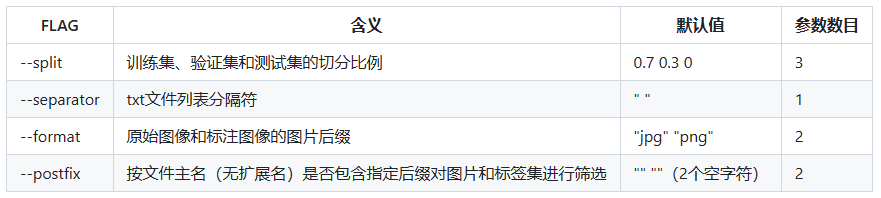
#> input picture water_seg/md_doc/img/img1.png, 881 x 198 px, found by its file name; its folder holds only this picture in this run
$ python cut_img.py
#> lines starting #> are read from the running program, lines starting #| are printed output that depends on the picture
import os
from PIL import Image
from tqdm import tqdm

def save_rgb_subimage(image, x_offset, y_offset, width, height, output_path):
    # 裁剪子图像
    sub_image = image.crop((x_offset, y_offset, x_offset + width, y_offset + height))
    # 将子图像转换为CMYK模式以便提取通道
    sub_image_cmyk = sub_image.convert('CMYK')
    # 提取R、G、B通道
    _, R, G, B = sub_image_cmyk.split()
    # 合并R、G、B通道为RGB图像
    sub_image_rgb = Image.merge('RGB', (R, G, B))
    # 保存RGB子图像为PNG格式
    sub_image_rgb.save(output_path, 'PNG')

def main(input_path, output_dir, window_size=1024, overlap=256):
#> called with input_path = 'data/img/img1.png', output_dir = 'caijian/img', window_size = 1024, overlap = 256
    print('Input path:', input_path)

    img_name = input_path.split("\\")[-1].split(".")[0]
    # 读取输入图像
    image = Image.open(input_path)
#> image is the input picture: PIL image 881x198 RGB; mean R, G, B 240.9, 241.8, 242.9
    img_width, img_height = image.size
#> img_width = 881; img_height = 198

    if not os.path.exists(output_dir):
        os.makedirs(output_dir)

    x_step = window_size - overlap
    y_step = window_size - overlap

    # 计算总的子图像数量，用于进度条
    total_tiles = 90

    count = 0
    with tqdm(total=total_tiles, desc="Processing") as pbar:
        for y in range(0, img_height, y_step):
            if y + window_size > img_height:
                y = img_height - window_size  # 调整y以对齐底部边缘
            for x in range(0, img_width, x_step):
                if x + window_size > img_width:
                    x = img_width - window_size  # 调整x以对齐右侧边缘

                output_path = os.path.join(output_dir, f"{img_name}_tile_{count}.jpg")
                save_rgb_subimage(image, x, y, window_size, window_size, output_path)
                count += 1
                pbar.update(1)
#> this loop made 1 pass
#> pass 1, in save_rgb_subimage, `sub_image = image.crop((x_offset, y_offset, x_offset + width, y_offset..`:
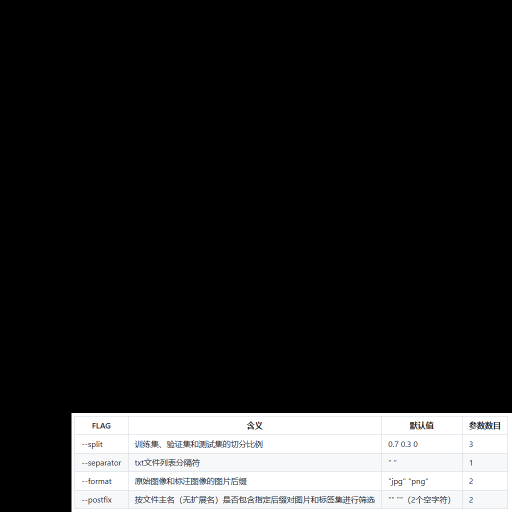
#> sub_image: PIL image 1024x1024 RGB (shown at 1/2 size); mean R, G, B 40.1, 40.2, 40.4
#> pass 1, in save_rgb_subimage, `_, R, G, B = sub_image_cmyk.split()`:
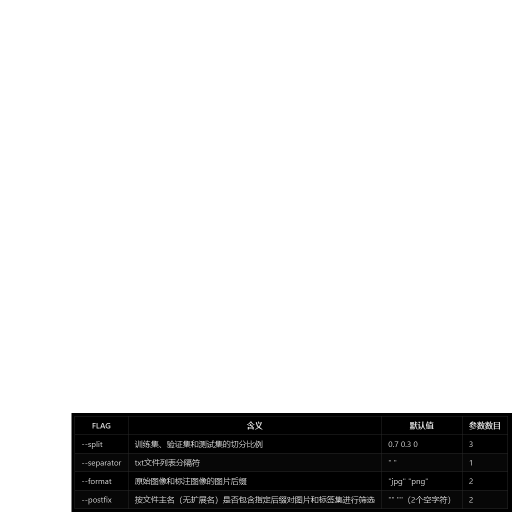
#> R: PIL image 1024x1024 L (shown at 1/2 size); min 0, max 255, mean 214.8
#> after the loop, count = 2; x = -143

if __name__ == "__main__":
    input_path = "data/img"
    output_dir = 'caijian/img'
    input_list=os.listdir(input_path)

    for index,i in enumerate(input_list):
        print(f"正在处理：{index+1}/{len(input_list)}")
        input_path = os.path.join(input_path, i)
        main(input_path, output_dir, window_size=1024, overlap=256)

$ run again, on water_seg/md_doc/img/img2.png
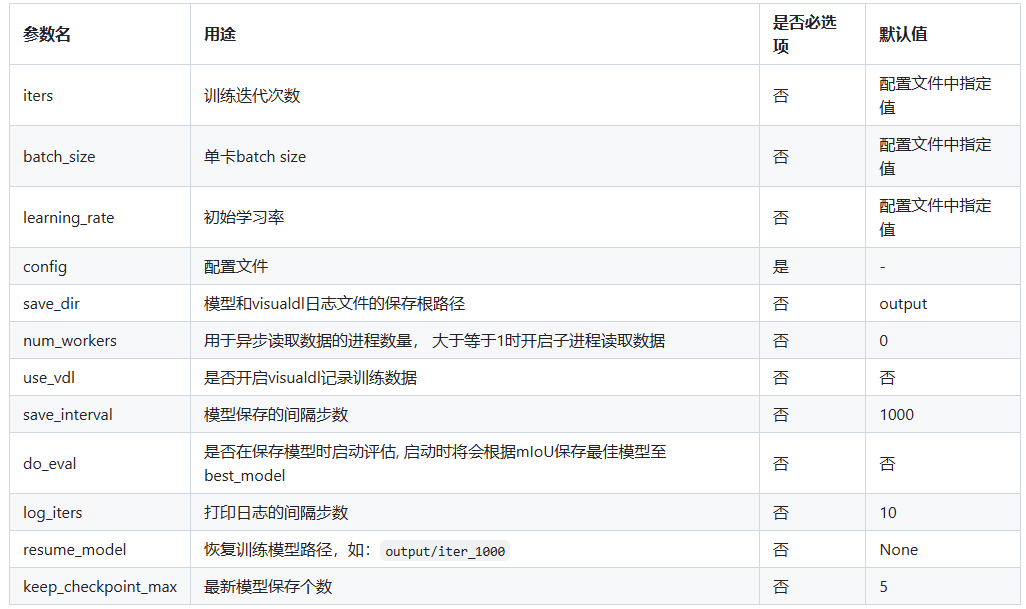
#> input picture water_seg/md_doc/img/img2.png, 1026 x 609 px, found by its file name
#> in main, image is the input picture: PIL image 1026x609 RGB; mean R, G, B 243.9, 244.8, 245.9
#> the loop in main, `for y in range(0, img_height, y_step):` made 1 pass
#> pass 1, in save_rgb_subimage, `sub_image = image.crop((x_offset, y_offset, x_offset + width, y_offset..`:
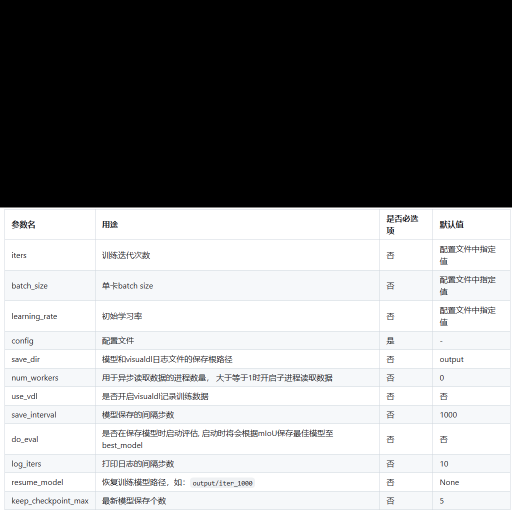
#> sub_image: PIL image 1024x1024 RGB (shown at 1/2 size); mean R, G, B 145, 145.6, 146.2
#> pass 1, in save_rgb_subimage, `_, R, G, B = sub_image_cmyk.split()`:
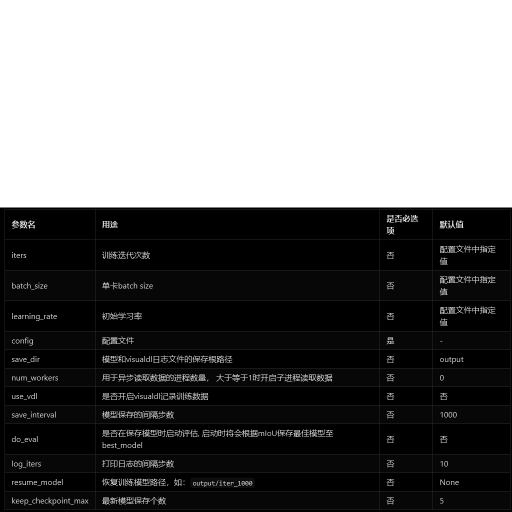
#> R: PIL image 1024x1024 L (shown at 1/2 size); min 0, max 255, mean 109.4
#> after the loop in main, `for y in range(0, img_height, y_step):`: count = 2

$ run again, on water_seg/md_doc/img/img3.png
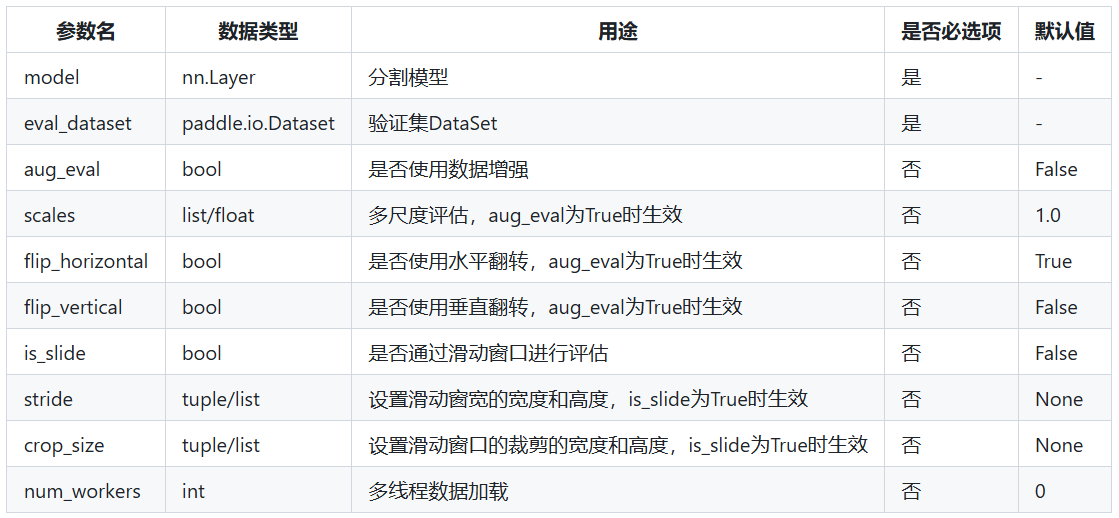
#> input picture water_seg/md_doc/img/img3.png, 1119 x 518 px, found by its file name
#> in main, image is the input picture: PIL image 1119x518 RGBA; mean R, G, B, A 240.5, 241.7, 243, 255
#> the loop in main, `for y in range(0, img_height, y_step):` made 1 pass
#> pass 1, in save_rgb_subimage, `sub_image_cmyk = sub_image.convert('CMYK')`:
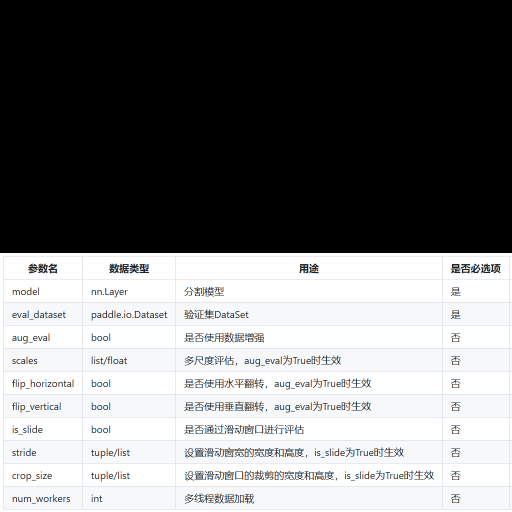
#> sub_image_cmyk: PIL image 1024x1024 CMYK (shown at 1/2 size); mean R, G, B 121.6, 122.2, 122.8
#> pass 1, in save_rgb_subimage, `_, R, G, B = sub_image_cmyk.split()`:
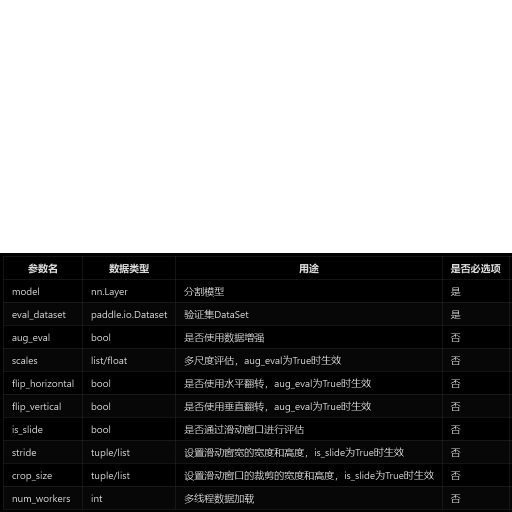
#> R: PIL image 1024x1024 L (shown at 1/2 size); min 0, max 255, mean 132.8
#> after the loop in main, `for y in range(0, img_height, y_step):`: count = 2; x = 95

$ run again, on water_seg/md_doc/img/img4.png
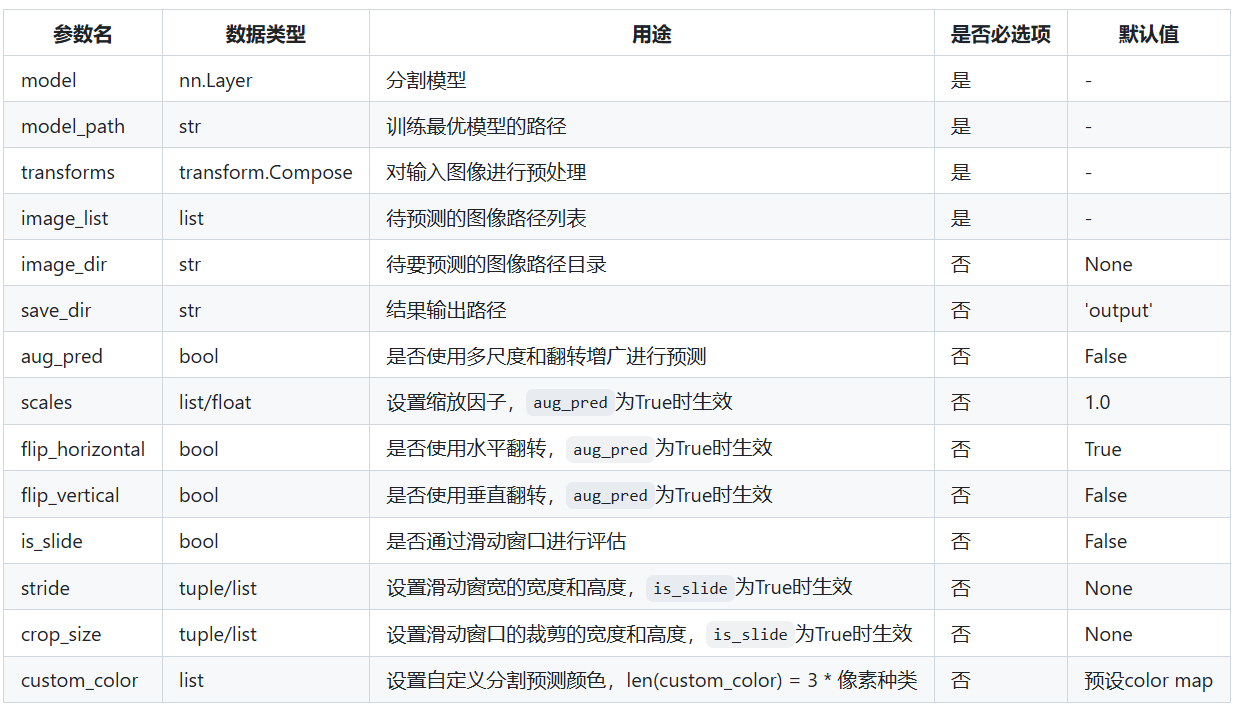
#> input picture water_seg/md_doc/img/img4.png, 1237 x 709 px, found by its file name
#> in main, image is the input picture: PIL image 1237x709 RGBA; mean R, G, B, A 240.9, 242.2, 243.4, 255
#> the loop in main, `for y in range(0, img_height, y_step):` made 1 pass
#> pass 1, in save_rgb_subimage, `sub_image_cmyk = sub_image.convert('CMYK')`:
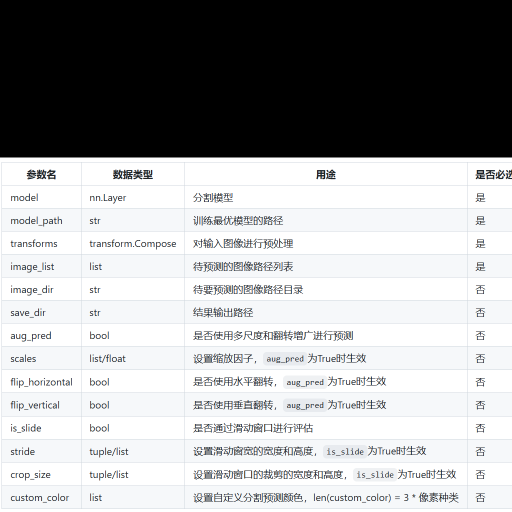
#> sub_image_cmyk: PIL image 1024x1024 CMYK (shown at 1/2 size); mean R, G, B 166.2, 167, 167.9
#> pass 1, in save_rgb_subimage, `_, R, G, B = sub_image_cmyk.split()`:
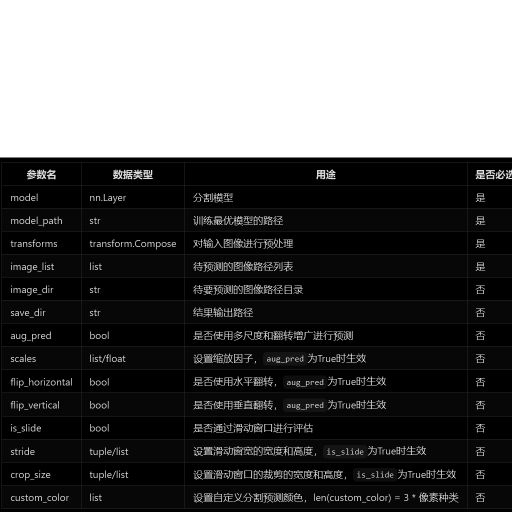
#> R: PIL image 1024x1024 L (shown at 1/2 size); min 0, max 255, mean 88
#> after the loop in main, `for y in range(0, img_height, y_step):`: count = 2; x = 213
